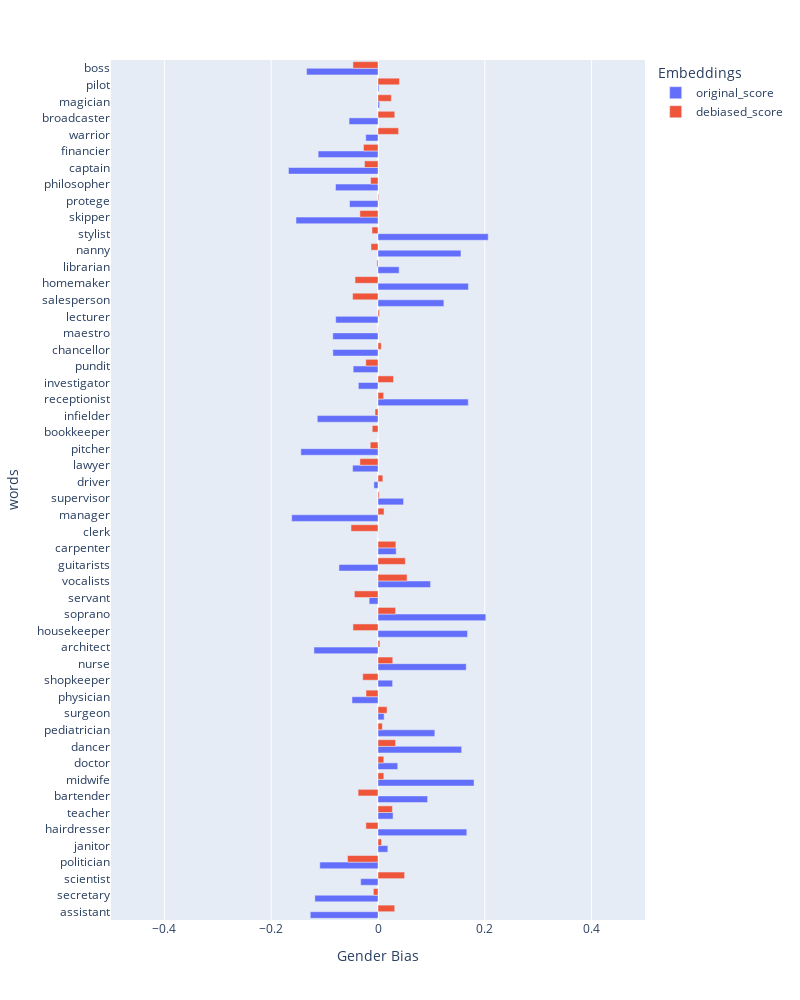

Source (notebook cell):
### Code cell
bias_df = get_bias_score_df_from_list(
    gender_bias_original, gender_bias_after_debiasing, occupations, vocab_cleaned, debiased_vocab)
plot_bias_bar(
    bias_df, plot_title="INLP bias", words_title='words')

### Figure 1 — Plotly figure (JSON) as saved in the notebook; plotly's stock layout.template omitted (floating-point values rounded to 4 significant figures)
{"data": [{"alignmentgroup": "True", "hovertemplate": "Embeddings=original_score<br>Gender Bias=%{x}<br>words=%{y}<extra></extra>", "legendgroup": "original_score", "marker": {"color": "#636efa", "pattern": {"shape": ""}}, "name": "original_score", "offsetgroup": "original_score", "orientation": "h", "showlegend": true, "textposition": "auto", "type": "bar", "x": [-0.1269, -0.1182, -0.03239, -0.109, 0.01842, 0.1663, 0.0282, 0.09285, 0.1799, 0.03695, 0.1567, 0.1064, 0.01149, -0.04868, 0.02735, 0.1652, -0.1199, 0.1677, 0.2019, -0.01659, 0.09841, -0.07308, 0.03405, 0.0002944, -0.1616, 0.04786, -0.007653, -0.04749, -0.1445, -0.00016, -0.1137, 0.169, -0.03673, -0.04651, -0.08449, -0.08464, -0.07916, 0.1233, 0.1693, 0.03958, 0.1554, 0.2064, -0.1536, -0.05332, -0.07953, -0.1677, -0.1121, -0.02292, -0.05422, 0.002989, 0.001772, -0.1337], "xaxis": "x", "y": ["assistant", "secretary", "scientist", "politician", "janitor", "hairdresser", "teacher", "bartender", "midwife", "doctor", "dancer", "pediatrician", "surgeon", "physician", "shopkeeper", "nurse", "architect", "housekeeper", "soprano", "servant", "vocalists", "guitarists", "carpenter", "clerk", "manager", "supervisor", "driver", "lawyer", "pitcher", "bookkeeper", "infielder", "receptionist", "investigator", "pundit", "chancellor", "maestro", "lecturer", "salesperson", "homemaker", "librarian", "nanny", "stylist", "skipper", "protege", "philosopher", "captain", "financier", "warrior", "broadcaster", "magician", "pilot", "boss"], "yaxis": "y"}, {"alignmentgroup": "True", "hovertemplate": "Embeddings=debiased_score<br>Gender Bias=%{x}<br>words=%{y}<extra></extra>", "legendgroup": "debiased_score", "marker": {"color": "#EF553B", "pattern": {"shape": ""}}, "name": "debiased_score", "offsetgroup": "debiased_score", "orientation": "h", "showlegend": true, "textposition": "auto", "type": "bar", "x": [0.03131, -0.008648, 0.04983, -0.05713, 0.006609, -0.02272, 0.0269, -0.03729, 0.01089, 0.01084, 0.03291, 0.008159, 0.01698, -0.02246, -0.02854, 0.02761, 0.00352, -0.04693, 0.03285, -0.04427, 0.05445, 0.05122, 0.03344, -0.05052, 0.01134, 0.002156, 0.009087, -0.03388, -0.01445, -0.01081, -0.005561, 0.01049, 0.02909, -0.02286, 0.006104, 0.0004649, 0.002583, -0.04754, -0.04299, -0.002032, -0.01315, -0.01125, -0.03392, 0.001283, -0.01386, -0.02534, -0.02717, 0.03855, 0.03137, 0.02502, 0.04021, -0.0469], "xaxis": "x", "y": ["assistant", "secretary", "scientist", "politician", "janitor", "hairdresser", "teacher", "bartender", "midwife", "doctor", "dancer", "pediatrician", "surgeon", "physician", "shopkeeper", "nurse", "architect", "housekeeper", "soprano", "servant", "vocalists", "guitarists", "carpenter", "clerk", "manager", "supervisor", "driver", "lawyer", "pitcher", "bookkeeper", "infielder", "receptionist", "investigator", "pundit", "chancellor", "maestro", "lecturer", "salesperson", "homemaker", "librarian", "nanny", "stylist", "skipper", "protege", "philosopher", "captain", "financier", "warrior", "broadcaster", "magician", "pilot", "boss"], "yaxis": "y"}], "layout": {"barmode": "group", "height": 1000, "legend": {"title": {"text": "Embeddings"}, "tracegroupgap": 0}, "margin": {"t": 60}, "width": 800, "xaxis": {"anchor": "y", "domain": [0, 1], "range": [-0.5, 0.5], "title": {"text": "Gender Bias"}}, "yaxis": {"anchor": "x", "domain": [0, 1], "title": {"text": "words"}}}}
